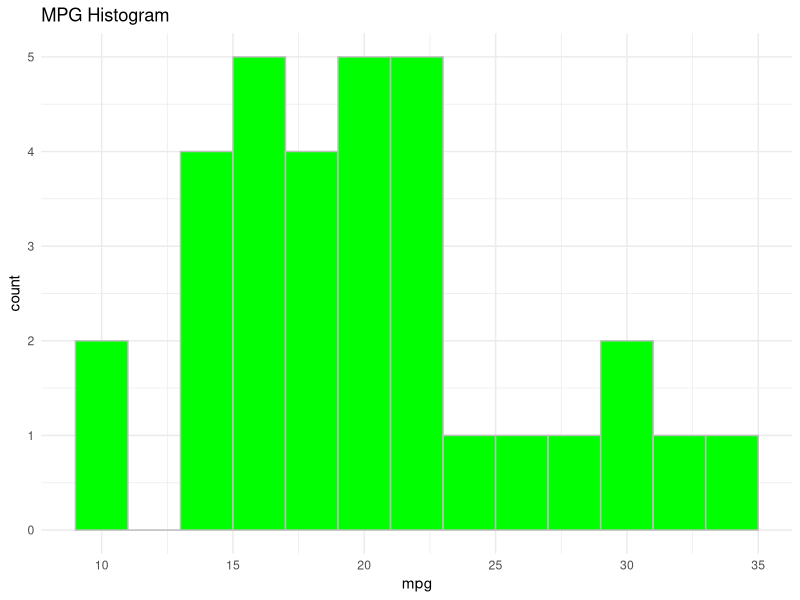
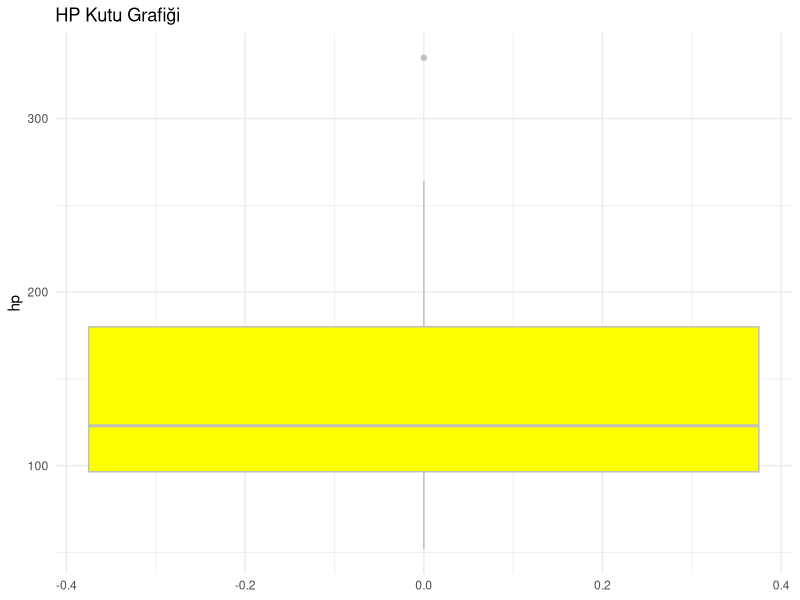
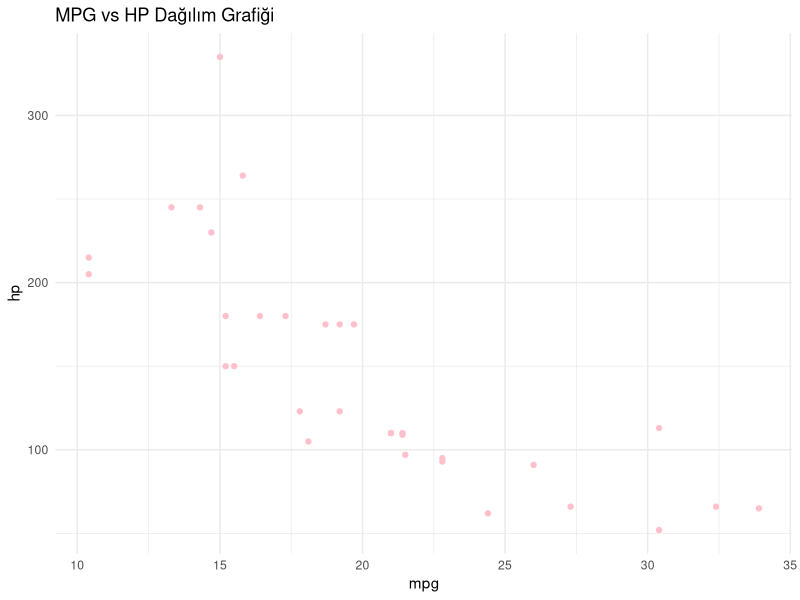

The R source for these figures, in order:
## ---- chunk 1

library(dslabs)  # dslabs paketi
library(knitr)  # kable fonksiyonu 
data(mtcars)  # mtcars veri seti 
print(mtcars) # mtcars içeriğini gösterir

# Özel Özet Fonksiyonu:

my_summary_stats <- function(x) {
  c(
    Ortalama = mean(x, na.rm = TRUE),
    Medyan = median(x, na.rm = TRUE),
    StandartSapma = sd(x, na.rm = TRUE),
    Minimum = min(x, na.rm = TRUE),
    Maksimum = max(x, na.rm = TRUE)
  )
}

# Fonksiyonu Döngü Kullanarak Uygulama:

# Özet listesi

summary_list <- list()

# Fonksiyonu döngü ile kullanma:
for (col_name in names(mtcars)) {
  column <- mtcars[[col_name]]
  if (is.numeric(column)) {
    stats <- my_summary_stats(column)
    summary_list[[col_name]] <- stats
  }
}
apply(mtcars, 2, mean)
apply(mtcars, 2, median)
apply(mtcars, 2, sd)
apply(mtcars, 2, min)
apply(mtcars, 2, max)

summary_df <- as.data.frame(do.call(rbind, summary_list))

print (summary_df)

# apply fonksiyonu ile alternatif yaklaşım:
table_summary <- sapply(mtcars, function(col) {
  if (is.numeric(col)) unlist(my_summary_stats(col))
})
print(table_summary)

# dslabs paketini yükleme ve na_example veri seti ile çalışma:
library(dslabs)
data("na_example")

# NA değerlerinin sayısını hesapla
na_count <- sum(is.na(na_example))
cat("NA Sayısı:", na_count, "\n")

# NA değerlerini 2025 ile değiştirme
cleaned_data <- ifelse(is.na(na_example), 2025, na_example)

# Güncellenmiş veri setinin artık eksik değer içermediğini gösteme
na_after_cleaning <- sum(is.na(cleaned_data))
cat("Temizlendikten Sonra NA Sayısı:", na_after_cleaning, "\n")

# 2025 değerinin veri seti içinde kaç kez geçtiğini raporlama
count_2025 <- sum(cleaned_data == 2025)
cat("2025 Değeri Kaç Kez Geçiyor:", count_2025, "\n")

# BONUS mtcars veri seti ile çalışma
library(ggplot2)
install.packages("ggplot2")
library(tidyverse)
library(dslabs)
data("mtcars")

# Histogram: mtcars veri setindeki mpg değişkeninin dağılımı
ggplot(mtcars, aes(x = mpg)) + 
  geom_histogram(binwidth = 2, fill = "green", color = "grey") + 
  ggtitle("MPG Histogram") + 
  theme_minimal()

# Kutu grafiği: mtcars veri setindeki hp değişkeni için
ggplot(mtcars, aes(y = hp)) + 
  geom_boxplot(fill = "yellow", color = "grey") + 
  ggtitle("HP Kutu Grafiği") + 
  theme_minimal()

# Dağılım grafiği: mpg ve hp değişkenleri arasında
ggplot(mtcars, aes(x = mpg, y = hp)) + 
  geom_point(color = "pink") + 
  ggtitle("MPG vs HP Dağılım Grafiği") + 
  theme_minimal()
